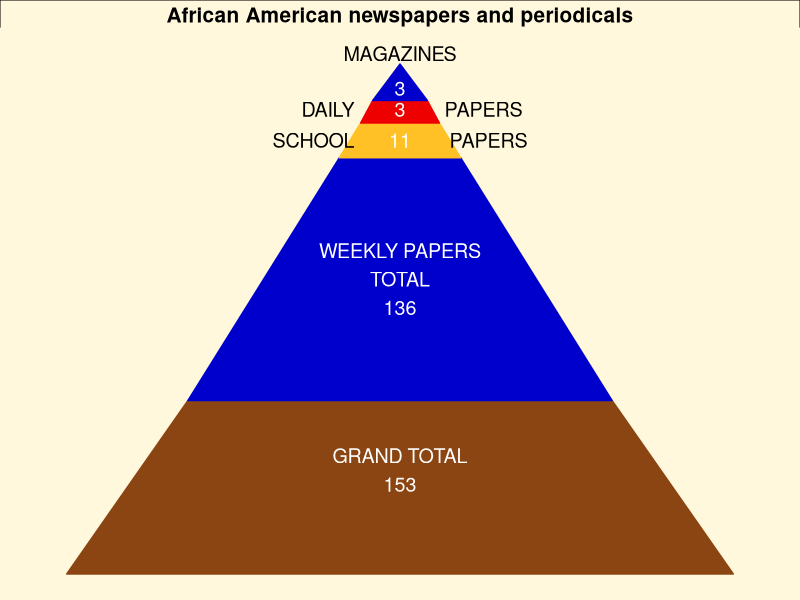
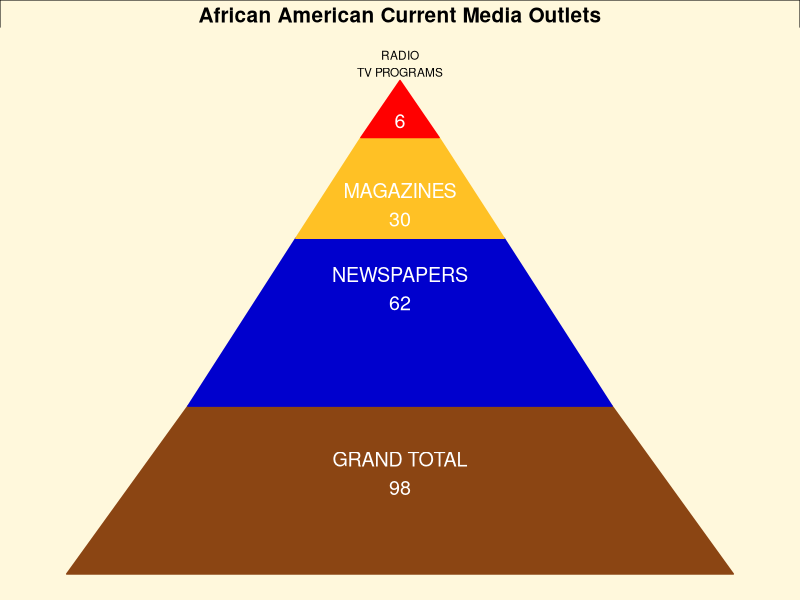

Reproduce these figures in R, in order.
library(tidyverse)
################ Part 5 & 6  ################
b=data.frame(x=c(-5.5,-3.5,3.5,5.5), 
             y=c(0,5,5,0))
b3 = data.frame(x=c(-3.5,-1,1,3.5), 
                y=c(5,12,12,5))
gr1 = data.frame(x=c(-1,-.65,.65,1), 
                 y=c(12,13,13,12))
r2 = data.frame(x=c(-.65,-.45,.45,.65), 
                y=c(13,13.65,13.65,13))
btop = data.frame(x=c(-.45,0,.45), 
                  y=c(13.65,14.7,13.65))

ggplot() +
  geom_polygon(data=b, mapping=aes(x=x, y=y),col="chocolate4",fill="chocolate4") + 
  geom_polygon(data=b3, mapping=aes(x=x, y=y),col="blue3",fill="blue3") +
  geom_polygon(data=gr1, mapping=aes(x=x, y=y),col="goldenrod1",fill="goldenrod1") +
  geom_polygon(data=r2, mapping=aes(x=x, y=y),col="red2",fill="red2") +
  geom_polygon(data=btop, mapping=aes(x=x, y=y),col="blue3",fill="blue3") +
  
  #White text
  geom_text(aes(x=0,y=14,label=3, color="white"),size=5)+
  geom_text(aes(x=0,y=13.4,label=3, color="white"),size=5)+
  geom_text(aes(x=0,y=12.5,label=11, color="white"),size=5)+
  geom_text(aes(x=0,y=8.5,label="WEEKLY PAPERS\nTOTAL\n136", color="white"),size=5)+
  geom_text(aes(x=0,y=3,label="GRAND TOTAL\n153", color="white"),size=5)+
  scale_colour_manual(values=c("white"))+
  
  #Black Text
  geom_text(aes(x=0,y=15,label="MAGAZINES"),size=5)+
  geom_text(aes(x=.2,y=13.4,label="DAILY                  PAPERS"),size=5)+
  geom_text(aes(x=0,y=12.5,label="SCHOOL                   PAPERS"),size=5)+
  
  labs(title="African American newspapers and periodicals")+
  theme_void()+
  theme(plot.title=element_text(size=15,hjust=.5,face="bold"),
        panel.background = element_rect(fill = "cornsilk",color = "cornsilk"),
        plot.background = element_rect(fill = "cornsilk"),
        legend.position = "none")+
  ylim(0,15)+
  xlim(-6,6) 

#Link for the other book: https://www.amazon.com/W-Boiss-Data-Portraits-Visualizing/dp/1616897066

#https://www.blackprwire.com/our-services/top-150-media
#https://www.w3newspapers.com/usa/africanamerican/
#https://www.w3newspapers.com/magazines/africanamerican/

brown = data.frame(x=c(-5.5,-3.5,3.5,5.5), 
           y=c(0,5,5,0))
blue = data.frame(x=c(-3.5,-1.719,1.719,3.5), 
                  y=c(5,10,10,5))
gold = data.frame(x=c(-1.719,-.645,.645,1.719), 
                  y=c(10,13,13,10))
red = data.frame(x=c(-.645,0,.645), 
                  y=c(13,14.7,13))
ggplot() +
  geom_polygon(data=brown, mapping=aes(x=x, y=y),col="chocolate4",fill="chocolate4") + 
  geom_polygon(data=blue, mapping=aes(x=x, y=y),col="blue3",fill="blue3") +
  geom_polygon(data=gold, mapping=aes(x=x, y=y),col="goldenrod1",fill="goldenrod1") +
  geom_polygon(data=red, mapping=aes(x=x, y=y),col="red",fill="red") +
  
  #White text
  geom_text(aes(x=0,y=13.5,label=6, color="white"),size=5)+
  geom_text(aes(x=0,y=11,label="MAGAZINES\n30", color="white"),size=5)+
  geom_text(aes(x=0,y=8.5,label="NEWSPAPERS\n62", color="white"),size=5)+
  geom_text(aes(x=0,y=3,label="GRAND TOTAL\n98", color="white"),size=5)+
  scale_colour_manual(values=c("white"))+
  
  #Black Text
  geom_text(aes(x=0,y=15.2,label="RADIO\nTV PROGRAMS"),size=3)+
  
  labs(title="African American Current Media Outlets")+
  theme_void()+
  theme(plot.title=element_text(size=15,hjust=.5,face="bold"),
        panel.background = element_rect(fill = "cornsilk",color = "cornsilk"),
        plot.background = element_rect(fill = "cornsilk"),
        legend.position = "none")+
  ylim(0,15.5)+
  xlim(-6,6) 
